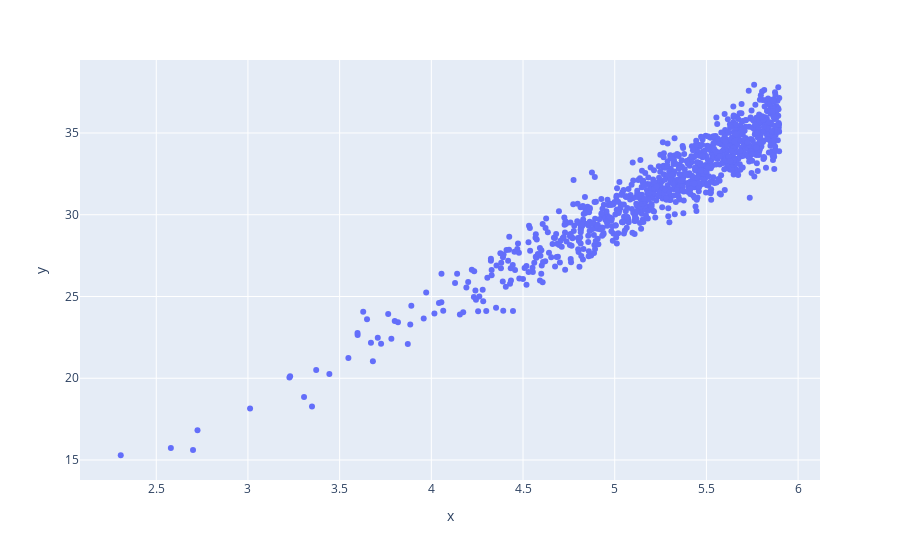

Notebook cell for this chart:
### Markdown cell above
## Refining our dataset

We actually expect the variation from the mean to increase as time increases. This would lead to a larger variation from the mean as time increases. To do this we will introduced constants $\zeta$ such that our error terms will instead be $\zeta \alpha \mu$ and $\frac{\zeta}{4} \beta \nu $, thus error increases over time and is proportional to fuel use.

### Code cell
zeta =0.15

df["mu"] = df["mu"] * zeta *alpha
df["nu"] = df["nu"] * zeta/4  *beta

df["fuelUse"] = alpha*(df["a"]+df["mu"]) + beta*(df["b"]+df["nu"])


fig = px.scatter(x=df["t"],y=df["fuelUse"])

fig.show()

### Figure 1 — Plotly figure (JSON) as saved in the notebook; plotly's stock layout.template omitted (floating-point values rounded to 4 significant figures; data arrays with more than 128 entries replaced by an {"elided": "..."} marker saying what was removed)
{"data": [{"hovertemplate": "x=%{x}<br>y=%{y}<extra></extra>", "legendgroup": "", "marker": {"color": "#636efa", "symbol": "circle"}, "mode": "markers", "name": "", "orientation": "v", "showlegend": false, "type": "scatter", "x": {"elided": "1000 float values"}, "xaxis": "x", "y": {"elided": "1000 float values"}, "yaxis": "y"}], "layout": {"legend": {"tracegroupgap": 0}, "margin": {"t": 60}, "xaxis": {"anchor": "y", "domain": [0, 1], "title": {"text": "x"}}, "yaxis": {"anchor": "x", "domain": [0, 1], "title": {"text": "y"}}}}
